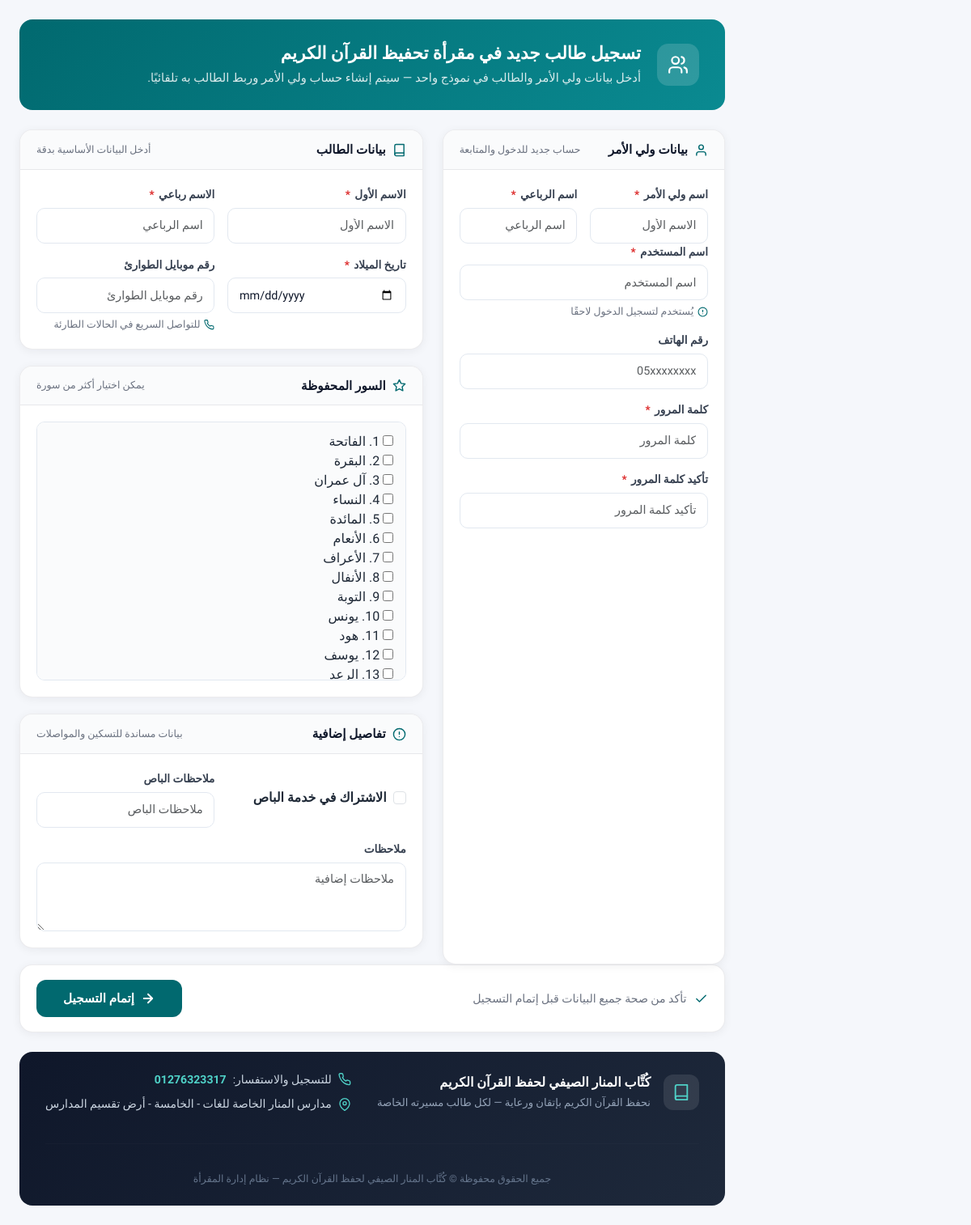
The page / on the database its author committed.
### accounts/models.py (models this page shows, shortened)
class SiteSettings(models.Model):
    name = models.CharField(max_length=200, default='مقرأة القرآن الكريم', verbose_name='اسم المقرأة')
    logo = models.ImageField(upload_to='settings/', blank=True, null=True, verbose_name='الشعار')
    address = models.CharField(max_length=300, blank=True, verbose_name='العنوان')
    phone = models.CharField(max_length=20, blank=True, verbose_name='الهاتف')
    email = models.EmailField(blank=True, verbose_name='البريد الإلكتروني')
    description = models.TextField(blank=True, verbose_name='نبذة عن المقرأة')
    allow_registration = models.BooleanField(default=True, verbose_name='السماح بالتسجيل')
    auto_assign_halls = models.BooleanField(default=True, verbose_name='التسكين التلقائي')
    max_age_limit = models.PositiveIntegerField(default=15, verbose_name='الحد الأقصى للسن')
    min_age_limit = models.PositiveIntegerField(default=3, verbose_name='الحد الأدنى للسن')
    attendance_start_time = models.TimeField(default='08:00', verbose_name='وقت بداية الحضور')
    late_threshold_minutes = models.PositiveIntegerField(default=15, verbose_name='دقائق التأخير')
    facebook = models.URLField(blank=True, verbose_name='فيسبوك')
    whatsapp = models.CharField(max_length=20, blank=True, verbose_name='واتساب')
    updated_at = models.DateTimeField(auto_now=True)
    updated_by = models.ForeignKey(
        User,
        on_delete=models.SET_NULL,
        null=True,
        blank=True,
        verbose_name='آخر تعديل بواسطة'
    )
    @classmethod
    def get_settings(cls):
        obj, _ = cls.objects.get_or_create(pk=1)
        return obj
    class Meta:
        verbose_name = 'إعدادات الموقع'
        verbose_name_plural = 'إعدادات الموقع'

### students/views.py (the view, shortened to what this page needs)
# urls.py: path('',           PublicRegisterView.as_view(), name='home'),
class PublicRegisterView(View):
    template_name = 'students/public_register.html'
    def get(self, request):
        if request.user.is_authenticated and not request.user.is_parent:
            return redirect('dashboard')
        settings = SiteSettings.get_settings()
        if not settings.allow_registration:
            return render(request, 'students/registration_closed.html')
        parent_form  = ParentRegisterForm()
        student_form = StudentRegistrationForm()
        return render(request, self.template_name, {
            'parent_form':  parent_form,
            'student_form': student_form,
        })

### accounts/context_processors.py (called while the page is built, shortened)
def user_role_context(request):
    if not request.user.is_authenticated:
        return {}

def site_settings(request):
    settings = SiteSettings.get_settings()
    return {
        'SITE_NAME':        settings.name,
        'SITE_LOGO':        settings.logo,
        'SITE_PHONE':       settings.phone,
        'SITE_SETTINGS':    settings,
        'ALLOW_REGISTRATION': settings.allow_registration,
    }

### quran/models.py (called while the page is built)
    def __str__(self):
        return f"{self.number}. {self.name_arabic}"

### templates/students/public_register.html (shortened to what this page needs)
{% extends "base.html" %}
{% block content %}
<div class="reg-page-header">
    <div class="header-icon">
        <svg viewBox="0 0 24 24" fill="none" stroke-width="2" stroke-linecap="round" stroke-linejoin="round">
            <path d="M16 21v-2a4 4 0 0 0-4-4H6a4 4 0 0 0-4 4v2"/>
            <circle cx="9" cy="7" r="4"/>
            <path d="M22 21v-2a4 4 0 0 0-3-3.87"/>
            <path d="M16 3.13a4 4 0 0 1 0 7.75"/>
        </svg>
    </div>
    <div>
        <h1>تسجيل طالب جديد في مقرأة تحفيظ القرآن الكريم</h1>
        <p>أدخل بيانات ولي الأمر والطالب في نموذج واحد — سيتم إنشاء حساب ولي الأمر وربط الطالب به تلقائيًا.</p>
    </div>
</div>
<form method="post">
    <div class="row g-4">
        <div class="col-12 col-lg-5">
            <div class="reg-card h-100">
                <div class="reg-card-header">
                    <h2 class="reg-card-title">
                        <svg viewBox="0 0 24 24" fill="none" stroke-width="2" stroke-linecap="round" stroke-linejoin="round">
                            <path d="M20 21v-2a4 4 0 0 0-4-4H8a4 4 0 0 0-4 4v2"/>
                            <circle cx="12" cy="7" r="4"/>
                        </svg>
                        بيانات ولي الأمر
                    </h2>
                    <span class="reg-card-hint">حساب جديد للدخول والمتابعة</span>
                </div>
                <div class="reg-card-body">
                    <div class="row g-3">
                        <div class="col-12 col-sm-6">
                            <div class="field-block">
                                <label class="field-label">{{ parent_form.first_name.label }} <span class="required">*</span></label>
                                {{ parent_form.first_name }}
                            </div>
                        </div>
                        <div class="col-12 col-sm-6">
                            <div class="field-block">
                                <label class="field-label">{{ parent_form.last_name.label }} <span class="required">*</span></label>
                                {{ parent_form.last_name }}
                            </div>
                        </div>
                    </div>
                    <div class="field-block">
                        <label class="field-label">{{ parent_form.username.label }} <span class="required">*</span></label>
                        {{ parent_form.username }}
                        <div class="field-help">
                            <svg viewBox="0 0 24 24" fill="none" stroke-width="2" stroke-linecap="round" stroke-linejoin="round">
                                <circle cx="12" cy="12" r="10"/>
                                <line x1="12" y1="8" x2="12" y2="12"/>
                                <line x1="12" y1="16" x2="12.01" y2="16"/>
                            </svg>
                            يُستخدم لتسجيل الدخول لاحقًا
                        </div>
                    </div>
                    <div class="field-block">
                        <label class="field-label">{{ parent_form.phone.label }}</label>
                        {{ parent_form.phone }}
                    </div>
                    <div class="field-block">
                        <label class="field-label">{{ parent_form.password.label }} <span class="required">*</span></label>
                        {{ parent_form.password }}
                    </div>
                    <div class="field-block">
                        <label class="field-label">{{ parent_form.password_confirm.label }} <span class="required">*</span></label>
                        {{ parent_form.password_confirm }}
                    </div>
                </div>
            </div>
        </div>
        <div class="col-12 col-lg-7">
            <div class="reg-card">
                <div class="reg-card-header">
                    <h2 class="reg-card-title">
                        <svg viewBox="0 0 24 24" fill="none" stroke-width="2" stroke-linecap="round" stroke-linejoin="round">
                            <path d="M4 19.5A2.5 2.5 0 0 1 6.5 17H20"/>
                            <path d="M6.5 2H20v20H6.5A2.5 2.5 0 0 1 4 19.5v-15A2.5 2.5 0 0 1 6.5 2z"/>
                        </svg>
                        بيانات الطالب
                    </h2>
                    <span class="reg-card-hint">أدخل البيانات الأساسية بدقة</span>
                </div>
                <div class="reg-card-body">
                    <div class="row g-3">
                        <div class="col-12 col-md-6">
                            <div class="field-block">
                                <label class="field-label">{{ student_form.first_name.label }} <span class="required">*</span></label>
                                {{ student_form.first_name }}
                            </div>
                        </div>
                        <div class="col-12 col-md-6">
                            <div class="field-block">
                                <label class="field-label">الاسم رباعي <span class="required">*</span></label>
                                {{ student_form.last_name }}
                            </div>
                        </div>
                        <div class="col-12 col-md-6">
                            <div class="field-block">
                                <label class="field-label">{{ student_form.date_of_birth.label }} <span class="required">*</span></label>
                                {{ student_form.date_of_birth }}
                            </div>
                        </div>
                        <div class="col-12 col-md-6">
                            <div class="field-block">
                                <label class="field-label">رقم موبايل الطوارئ</label>
                                {{ student_form.emergency_phone }}
                                <div class="field-help">
                                    للتواصل السريع في الحالات الطارئة
                                </div>
                            </div>
                        </div>
                    </div>
                </div>
            </div>
            <div class="reg-card">
                <div class="reg-card-header">
                    <h2 class="reg-card-title">
                        <svg viewBox="0 0 24 24" fill="none" stroke-width="2" stroke-linecap="round" stroke-linejoin="round">
                            <path d="M12 2l3.09 6.26L22 9.27l-5 4.87 1.18 6.88L12 17.77l-6.18 3.25L7 14.14 2 9.27l6.91-1.01L12 2z"/>
                        </svg>
                        السور المحفوظة
                    </h2>
                    <span class="reg-card-hint">يمكن اختيار أكثر من سورة</span>
                </div>
                <div class="reg-card-body">
                    <div class="memorized-scroll">{{ student_form.memorized_surahs }}</div>
                </div>
            </div>
            <div class="reg-card">
                <div class="reg-card-header">
                    <h2 class="reg-card-title">
                        <svg viewBox="0 0 24 24" fill="none" stroke-width="2" stroke-linecap="round" stroke-linejoin="round">
                            <circle cx="12" cy="12" r="10"/>
                            <line x1="12" y1="8" x2="12" y2="12"/>
                            <line x1="12" y1="16" x2="12.01" y2="16"/>
                        </svg>
                        تفاصيل إضافية
                    </h2>
                    <span class="reg-card-hint">بيانات مساندة للتسكين والمواصلات</span>
                </div>
                <div class="reg-card-body">
                    <div class="row g-3">
                        <div class="col-12 col-sm-6 d-flex align-items-center">
                            <div class="form-check">
                                {{ student_form.uses_bus }}
                                <label class="form-check-label fw-semibold" for="{{ student_form.uses_bus.id_for_label }}">
                                    {{ student_form.uses_bus.label }}
                                </label>
                            </div>
                        </div>
                        <div class="col-12 col-sm-6">
                            <div class="field-block mb-0">
                                <label class="field-label">{{ student_form.bus_notes.label }}</label>
                                {{ student_form.bus_notes }}
                            </div>
                        </div>
                        <div class="col-12">
                            <div class="field-block mb-0">
                                <label class="field-label">{{ student_form.notes.label }}</label>
                                {{ student_form.notes }}
                            </div>
                        </div>
                    </div>
                </div>
            </div>
        </div>
    </div>
    <div class="reg-submit-card">
        <div class="submit-info">
            <svg viewBox="0 0 24 24" fill="none" stroke-width="2" stroke-linecap="round" stroke-linejoin="round">
                <polyline points="20 6 9 17 4 12"/>
            </svg>
            تأكد من صحة جميع البيانات قبل إتمام التسجيل
        </div>
        <button type="submit" class="reg-submit-btn">
            <svg viewBox="0 0 24 24" fill="none" stroke-width="2.5" stroke-linecap="round" stroke-linejoin="round">
                <path d="M5 12h14M12 5l7 7-7 7"/>
            </svg>
            إتمام التسجيل
        </button>
    </div>
</form>
<footer class="reg-page-footer">
    <div class="footer-brand">
        <div class="footer-logo">
            <svg viewBox="0 0 24 24" fill="none" stroke-width="2" stroke-linecap="round" stroke-linejoin="round">
                <path d="M4 19.5A2.5 2.5 0 0 1 6.5 17H20"/>
                <path d="M6.5 2H20v20H6.5A2.5 2.5 0 0 1 4 19.5v-15A2.5 2.5 0 0 1 6.5 2z"/>
            </svg>
        </div>
        <div>
            <div class="footer-name">{{ SITE_NAME }}</div>
            <p class="footer-desc">نحفظ القرآن الكريم بإتقان ورعاية — لكل طالب مسيرته الخاصة</p>
        </div>
    </div>
    <div class="footer-contact">
        <div class="footer-contact-item">
            للتسجيل والاستفسار:
            <a href="tel:{{ SITE_PHONE }}">{{ SITE_PHONE }}</a>
        </div>
        {% if SITE_SETTINGS.address %}
        <div class="footer-contact-item">
            <svg viewBox="0 0 24 24" fill="none" stroke-width="2" stroke-linecap="round" stroke-linejoin="round">
                <path d="M21 10c0 7-9 13-9 13S3 17 3 10a9 9 0 0 1 18 0z"/>
                <circle cx="12" cy="10" r="3"/>
            </svg>
            {{ SITE_SETTINGS.address }}
        </div>
        {% endif %}
    </div>
    <hr class="footer-divider">
    <p class="footer-copy">جميع الحقوق محفوظة &copy; {{ SITE_NAME }} — نظام إدارة المقرأة</p>
</footer>
{% endblock %}

### templates/base.html (style rules this page uses)
:root { --primary:#1d4ed8; --primary-soft:#e8f0ff; --dark:#0f172a; --sidebar:#0f172a; --sidebar-hover:#1f2937; --border:#e5e7eb; --bg:#f5f7fb; --card:#ffffff; --text:#1f2937; --muted:#6b7280; --success:#198754; --warning:#f59e0b; --danger:#dc3545; --radius-lg:18px; --radius-md:14px; --shadow-sm:0 8px 24px rgba(15,23,42,.06); --shadow-md:0 18px 50px rgba(15,23,42,.08); --sidebar-width:280px; --topbar-height:76px; }
* { box-sizing: border-box; }
html, body { margin: 0; padding: 0; font-family: 'Cairo', sans-serif; background: var(--bg); color: var(--text); }
body { min-height: 100vh; }
a { text-decoration: none; }
.btn, .form-control, .form-select { border-radius: 12px; }
.form-control, .form-select { min-height: 46px; border-color: #dbe2ea; }

### rows shown on the page
SiteSettings: name "كُتَّاب المنار الصيفي لحفظ القرآن الكريم", phone "01276323317", address "مدارس المنار الخاصة للغات - الخامسة - أرض تقسيم المدارس"

### other values the page prints
{{ parent_form.first_name.label }} "اسم ولي الأمر"
{{ parent_form.last_name.label }} "اسم الرباعي"
{{ parent_form.username.label }} "اسم المستخدم"
{{ parent_form.phone.label }} "رقم الهاتف"
{{ parent_form.password.label }} "كلمة المرور"
{{ parent_form.password_confirm.label }} "تأكيد كلمة المرور"
{{ student_form.first_name.label }} "الاسم الأول"
{{ student_form.date_of_birth.label }} "تاريخ الميلاد"
{{ student_form.uses_bus.label }} "الاشتراك في خدمة الباص"
{{ student_form.bus_notes.label }} "ملاحظات الباص"
{{ student_form.notes.label }} "ملاحظات"
